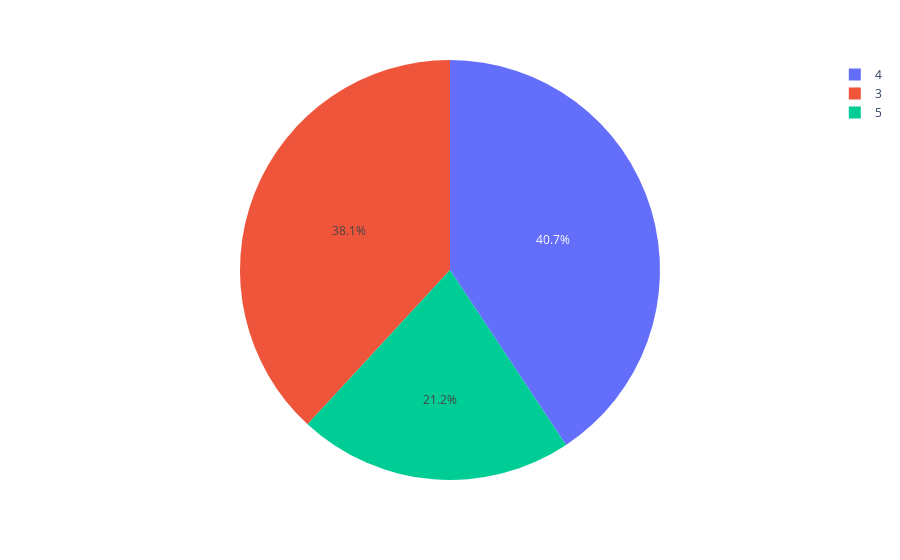

This figure's notebook cell:
### Code cell
import seaborn as sns
import plotly.express as px
fig = px.pie(df, values="gear", names="gear", color_discrete_map=({'4':'cyan', '3':'red', '5':'blue'}))
fig.show()

### Figure 1 — Plotly figure (JSON) as saved in the notebook; plotly's stock layout.template omitted (floating-point values rounded to 4 significant figures)
{"data": [{"domain": {"x": [0, 1], "y": [0, 1]}, "hovertemplate": "gear=%{value}<extra></extra>", "labels": [4, 4, 4, 3, 3, 3, 3, 4, 4, 4, 4, 3, 3, 3, 3, 3, 3, 4, 4, 4, 3, 3, 3, 3, 3, 4, 5, 5, 5, 5, 5, 4], "legendgroup": "", "name": "", "showlegend": true, "type": "pie", "values": [4, 4, 4, 3, 3, 3, 3, 4, 4, 4, 4, 3, 3, 3, 3, 3, 3, 4, 4, 4, 3, 3, 3, 3, 3, 4, 5, 5, 5, 5, 5, 4]}], "layout": {"legend": {"tracegroupgap": 0}, "margin": {"t": 60}}}
